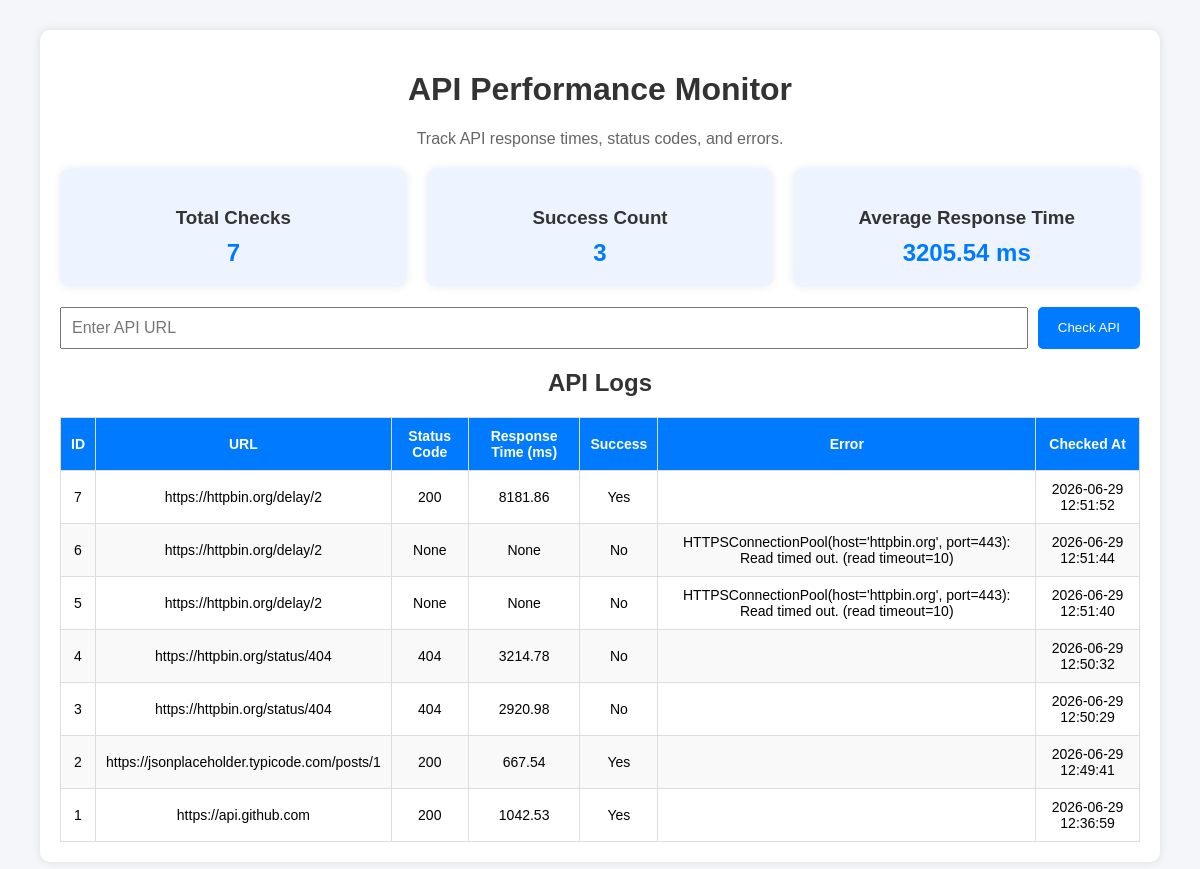
The page / on the database its author committed.
### tables this page shows
CREATE TABLE api_logs (
            id INTEGER PRIMARY KEY AUTOINCREMENT,
            url TEXT NOT NULL,
            status_code INTEGER,
            response_time_ms REAL,
            is_success INTEGER,
            error_message TEXT,
            checked_at TEXT
        );

### app.py (the view)
@app.route("/")
def index():
    logs = get_logs()
    stats = get_stats()
    return render_template("index.html", logs=logs, stats=stats)

### app.py (called while the page is built)
def get_logs():
    conn = sqlite3.connect(DB_NAME)
    cursor = conn.cursor()
    cursor.execute("SELECT * FROM api_logs ORDER BY id DESC")
    logs = cursor.fetchall()
    conn.close()
    return logs

def get_stats():
    conn = sqlite3.connect(DB_NAME)
    cursor = conn.cursor()
    cursor.execute("SELECT COUNT(*) FROM api_logs")
    total_checks = cursor.fetchone()[0]
    cursor.execute("SELECT COUNT(*) FROM api_logs WHERE is_success = 1")
    success_count = cursor.fetchone()[0]
    cursor.execute("SELECT AVG(response_time_ms) FROM api_logs WHERE response_time_ms IS NOT NULL")
    avg_response = cursor.fetchone()[0]
    conn.close()
    return {
        "total_checks": total_checks,
        "success_count": success_count,
        "avg_response": round(avg_response, 2) if avg_response else 0
    }

### templates/index.html (shortened to what this page needs)
<!DOCTYPE html>
<html lang="en">
<head>
    <link rel="stylesheet" href="{{ url_for('static', filename='style.css') }}">
</head>
<body>
    <div class="container">
        <h1>API Performance Monitor</h1>
        <p>Track API response times, status codes, and errors.</p>
        <div class="stats-box">
            <div class="card">
                <h3>Total Checks</h3>
                <p>{{ stats.total_checks }}</p>
            </div>
            <div class="card">
                <h3>Success Count</h3>
                <p>{{ stats.success_count }}</p>
            </div>
            <div class="card">
                <h3>Average Response Time</h3>
                <p>{{ stats.avg_response }} ms</p>
            </div>
        </div>
        <form action="/check" method="POST" class="form-box">
            <input type="text" name="url" placeholder="Enter API URL" required>
            <button type="submit">Check API</button>
        </form>
        <h2>API Logs</h2>
        <table>
            <thead>
                <tr>
                    <th>ID</th>
                    <th>URL</th>
                    <th>Status Code</th>
                    <th>Response Time (ms)</th>
                    <th>Success</th>
                    <th>Error</th>
                    <th>Checked At</th>
                </tr>
            </thead>
            <tbody>
                {% for log in logs %}
                <tr>
                    <td>{{ log[0] }}</td>
                    <td>{{ log[1] }}</td>
                    <td>{{ log[2] }}</td>
                    <td>{{ log[3] }}</td>
                    <td>{{ "Yes" if log[4] else "No" }}</td>
                    <td>{{ log[5] }}</td>
                    <td>{{ log[6] }}</td>
                </tr>
                {% endfor %}
            </tbody>
        </table>
    </div>
</body>
</html>

### static/style.css (style rules this page uses)
body { font-family: Arial, sans-serif; background: #f4f6f9; margin: 0; padding: 0; }
.container { width: 90%; max-width: 1100px; margin: 30px auto; background: white; padding: 20px; border-radius: 10px; box-shadow: 0 0 10px rgba(0, 0, 0, 0.1); }
h1, h2 { text-align: center; color: #333; }
p { text-align: center; color: #666; }
.stats-box { display: flex; gap: 20px; justify-content: space-between; margin: 20px 0; flex-wrap: wrap; }
.card { flex: 1; min-width: 220px; background: #eef4ff; padding: 20px; border-radius: 10px; text-align: center; box-shadow: 0 0 8px rgba(0, 0, 0, 0.08); }
.card h3 { margin-bottom: 10px; color: #333; }
.card p { font-size: 24px; font-weight: bold; color: #007bff; margin: 0; }
.form-box { display: flex; gap: 10px; margin: 20px 0; flex-wrap: wrap; }
.form-box input { flex: 1; min-width: 250px; padding: 10px; font-size: 16px; }
.form-box button { padding: 10px 20px; background: #007bff; color: white; border: none; cursor: pointer; border-radius: 5px; }
table { width: 100%; border-collapse: collapse; margin-top: 20px; }
table, th, td { border: 1px solid #ddd; }
th, td { padding: 10px; text-align: center; font-size: 14px; }
th { background: #007bff; color: white; }
tr:nth-child(even) { background: #f9f9f9; }

### rows shown on the page
api_logs: id "7", url "https://httpbin.org/delay/2", status_code "200", response_time_ms "8181.86", is_success "Yes", checked_at "2026-06-29 12:51:52"
api_logs: id "6", url "https://httpbin.org/delay/2", log "None", is_success "No", error_message "HTTPSConnectionPool(host='httpbin.org', port=443): Read timed out. (read timeout=10)", checked_at "2026-06-29 12:51:44"
api_logs: id "5", url "https://httpbin.org/delay/2", log "None", is_success "No", error_message "HTTPSConnectionPool(host='httpbin.org', port=443): Read timed out. (read timeout=10)", checked_at "2026-06-29 12:51:40"
api_logs: id "4", url "https://httpbin.org/status/404", status_code "404", response_time_ms "3214.78", is_success "No", checked_at "2026-06-29 12:50:32"
api_logs: id "3", url "https://httpbin.org/status/404", status_code "404", response_time_ms "2920.98", is_success "No", checked_at "2026-06-29 12:50:29"
api_logs: id "2", url "https://jsonplaceholder.typicode.com/posts/1", status_code "200", response_time_ms "667.54", is_success "Yes", checked_at "2026-06-29 12:49:41"
api_logs: id "1", url "https://api.github.com", status_code "200", response_time_ms "1042.53", is_success "Yes", checked_at "2026-06-29 12:36:59"

### other values the page prints
{{ stats.total_checks }} "7"
{{ stats.success_count }} "3"
{{ stats.avg_response }} "3205.54"
